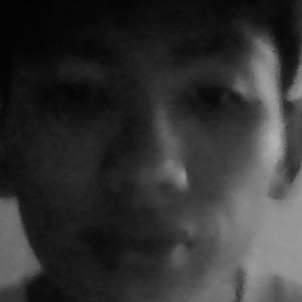
#> input picture dataset/User.1.1.jpg, 302 x 302 px, given in place of the camera
$ python collect_faces.py
#> lines starting #> are read from the running program, lines starting #| are printed output that depends on the picture; after the words box and inside, x2 and y2 are one past the last pixel; in counts of white or black regions, pixels touching at a corner belong together
import cv2
import os
import sqlite3

# ===== DB =====
conn = sqlite3.connect('face_data.db')
cursor = conn.cursor()
cursor.execute("""
CREATE TABLE IF NOT EXISTS users (
    id INTEGER PRIMARY KEY,
    name TEXT NOT NULL
)
""")

user_id = int(input("Nhập ID: "))
#> the answer given: 3
name = input("Nhập tên: ")
#> the answer given: dataset/User.1.1.jpg

cursor.execute("INSERT OR REPLACE INTO users VALUES (?,?)", (user_id, name))
conn.commit()
conn.close()

# ===== DATASET =====
os.makedirs("dataset", exist_ok=True)

face_cascade = cv2.CascadeClassifier(
    cv2.data.haarcascades + "haarcascade_frontalface_default.xml"
)

profile_cascade = cv2.CascadeClassifier(
    cv2.data.haarcascades + "haarcascade_profileface.xml"
)

cam = cv2.VideoCapture(0)
cam.set(3, 640)
cam.set(4, 480)

if not cam.isOpened():
    print("❌ Không mở được webcam")
    exit()

count = 0
padding = 30

print("[INFO] Thu thập ảnh – nhấn Q để thoát")

while True:
    ret, frame = cam.read()
#> frame is the input picture: shape (302, 302, 3); min 2, max 181, mean 50.4
    if not ret:
        break

    gray = cv2.cvtColor(frame, cv2.COLOR_BGR2GRAY)

    # ===== 1. MẶT THẲNG =====
    faces = face_cascade.detectMultiScale(gray, 1.1, 5, minSize=(80, 80))
#> faces = ()

    # ===== 2. MẶT NGHIÊNG PHẢI =====
    faces_profile = profile_cascade.detectMultiScale(gray, 1.1, 5, minSize=(80, 80))
#> faces_profile = ()
    faces = list(faces) + list(faces_profile)
#> faces = []

    # ===== 3. MẶT NGHIÊNG TRÁI (FLIP) =====
    gray_flip = cv2.flip(gray, 1)
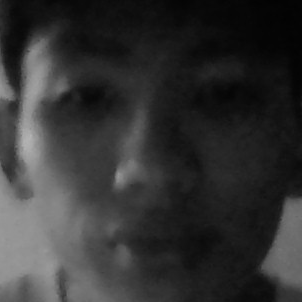
#> gray_flip: shape (302, 302); min 2, max 181, mean 50.4
    faces_profile_flip = profile_cascade.detectMultiScale(
        gray_flip, 1.1, 5, minSize=(80, 80)
    )
#> faces_profile_flip = ()

    for (x, y, w, h) in faces_profile_flip:
        # Chuyển tọa độ về ảnh gốc
        x_original = gray.shape[1] - x - w
        faces.append((x_original, y, w, h))
#> this loop made 0 passes

    # ===== LƯU ẢNH =====
    for (x, y, w, h) in faces[:1]:  # mỗi frame lấy 1 mặt
        count += 1

        x1 = max(0, x - padding)
        y1 = max(0, y - padding)
        x2 = min(frame.shape[1], x + w + padding)
        y2 = min(frame.shape[0], y + h + padding)

        face = gray[y1:y2, x1:x2]
        face = cv2.resize(face, (200, 200))

        cv2.imwrite(f"dataset/User.{user_id}.{count}.jpg", face)

        # Lật ảnh bổ sung
        face_flip = cv2.flip(face, 1)
        cv2.imwrite(f"dataset/User.{user_id}.{count}_flip.jpg", face_flip)

        cv2.rectangle(frame, (x1, y1), (x2, y2), (0, 255, 0), 2)
#> after the loop, count = 0

    cv2.imshow("Collect Faces", frame)

    if cv2.waitKey(1) & 0xFF == ord('q') or count >= 300:
#> (key q is pressed here)
        break

print("[INFO] Đã thu thập", count, "ảnh")
#| [INFO] Đã thu thập 0 ảnh
cam.release()
cv2.destroyAllWindows()

$ run again, on dataset/User.1.10.jpg
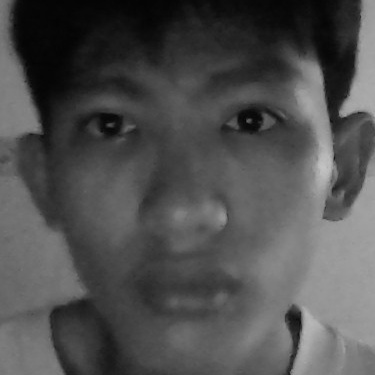
#> input picture dataset/User.1.10.jpg, 375 x 375 px, given in place of the camera
#> frame is the input picture: shape (375, 375, 3); min 3, max 196, mean 79
#> faces = [[20, 23, 318, 318]]
#> faces_profile = ()
#> `gray_flip = cv2.flip(gray, 1)`:
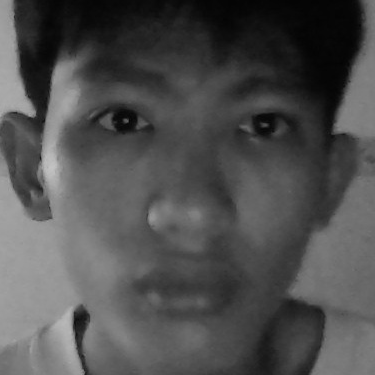
#> gray_flip: shape (375, 375); min 3, max 196, mean 79
#> the loop `for (x, y, w, h) in faces[:1]:` made 1 pass
#> (x, y, w, h, count, x1, y1, x2) on pass 1: (20, 23, 318, 318, 1, 0, 0, 368)
#> after the loop `for (x, y, w, h) in faces[:1]:`:
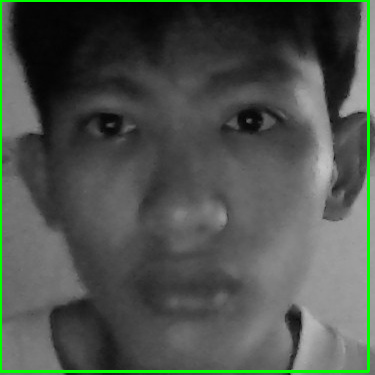
#> frame: shape (375, 375, 3); 2.62% of pixels changed, all inside (x1, y1, x2, y2) = (0, 0, 370, 373)
#> after the loop `for (x, y, w, h) in faces[:1]:`: count = 1
#| [INFO] Đã thu thập 1 ảnh
